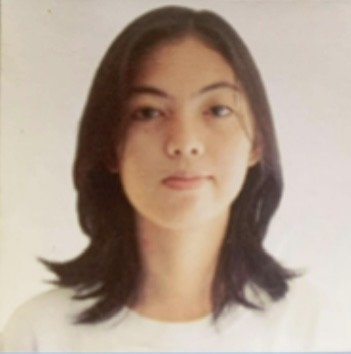
#> input picture admin/Student1.jpg, 351 x 354 px, given in place of the camera
$ python motiondetector1.py
#> lines starting #> are read from the running program, lines starting #| are printed output that depends on the picture; after the words box and inside, x2 and y2 are one past the last pixel; in counts of white or black regions, pixels touching at a corner belong together
### try/db.py
import mysql.connector

def get_connection():
    return mysql.connector.connect(
        host='localhost',
        #user='admin',
        #password='scs123',
        user='root',
        password='root',
        port=3307,
        database='motion_monitor'
    )

### schedule_provider.py
from datetime import time


# Temporary fallback while the admin dashboard/database is still being built.
# Replace this function's body with a database query once schedules are ready.
def get_class_periods_for_today(class_date):
    return [
        (time(9, 20), time(13, 0)),
        (time(14, 50), time(15, 5)),
        (time(15, 55), time(16, 30)),
        (time(16, 35), time(16, 40)),
    ]

### try/motiondetector1.py
import cv2
import sys
import os
import time as time_module
from datetime import datetime
sys.path.append('C:/Users/Norwe/Downloads/motion_project')
from db import get_connection
from schedule_provider import get_class_periods_for_today

SCHEDULE_REFRESH_SECONDS = 60
MOTION_THRESHOLD = 5000

# ── State tracking ─────────────────────────────────────────────
current_state = None

def is_class_time(now, class_periods):
    current = now.time()
    for start, end in class_periods:
        if start <= current < end:
            return True
    return False

def log_motion(room_id, status, within_schedule):
    global current_state
    if current_state == status:
        return  # no change, skip
    current_state = status

    try:
        conn = get_connection()
        cursor = conn.cursor()
        cursor.execute("""
            INSERT INTO motion_logs (room_id, status, is_within_schedule, screenshot_path)
            VALUES (%s, %s, %s, NULL)
        """, (room_id, status, within_schedule))
        conn.commit()
        cursor.close()
        conn.close()
        print(f"[{datetime.now().strftime('%H:%M:%S')}] Logged: {status} | within schedule: {within_schedule}")
    except Exception as e:
        print(f"DB log error: {e}")

# ── Camera setup ───────────────────────────────────────────────
ROOM_ID   = 1
ROOM_NAME = 'IC1001'

cap = cv2.VideoCapture(0)   # 0 = built-in, 1 = Wonder Camera
ret, prev_frame = cap.read()
#> prev_frame is the input picture: shape (354, 351, 3); mean B, G, R 145.1, 160.4, 178.6
if not ret:
    raise RuntimeError("Could not read from camera")

prev_gray = cv2.cvtColor(prev_frame, cv2.COLOR_BGR2GRAY)
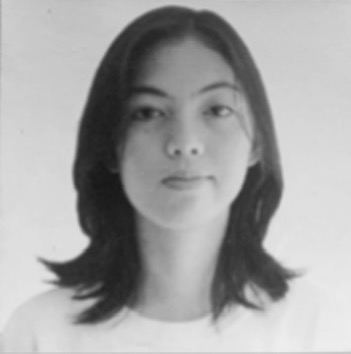
#> prev_gray: shape (354, 351); min 23, max 238, mean 164.1
prev_gray = cv2.GaussianBlur(prev_gray, (21, 21), 0)
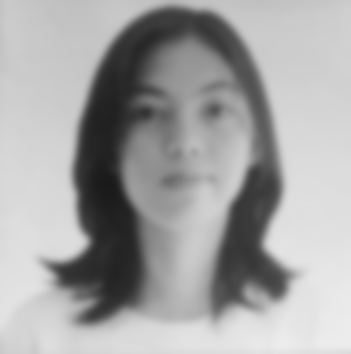
#> prev_gray: shape (354, 351); min 26, max 236, mean 164.1

last_notified      = 0
last_schedule_load = 0
current_class_periods = []

# ── Main loop ──────────────────────────────────────────────────
while True:
    ret, frame = cap.read()
    if not ret:
        break

    gray = cv2.cvtColor(frame, cv2.COLOR_BGR2GRAY)
    gray = cv2.GaussianBlur(gray, (21, 21), 0)

    diff = cv2.absdiff(prev_gray, gray)
#> diff: shape (354, 351); every value is 0
    _, thresh = cv2.threshold(diff, 25, 255, cv2.THRESH_BINARY)

    changed_pixels = cv2.countNonZero(thresh)
#> changed_pixels = 0
    motion_detected = changed_pixels > MOTION_THRESHOLD
#> motion_detected = False

    now    = datetime.now()
    now_ts = now.timestamp()

    # Refresh schedule from DB every 60 seconds
    if now_ts - last_schedule_load > SCHEDULE_REFRESH_SECONDS:
        current_class_periods = get_class_periods_for_today(now.date())
        last_schedule_load = now_ts

    within = is_class_time(now, current_class_periods)
    status = 'motion_detected' if motion_detected else 'no_motion'
#> status = 'no_motion'

    # Log to DB (state change only, no screenshot for now)
    log_motion(ROOM_ID, status, within)
#> (the call stopped at in get_connection, `return mysql.connector.connect( host='localhost', #user='admin', #pass..`: mysql is not available in this run)

    # Show on screen
    color = (0, 0, 255) if motion_detected else (0, 255, 0)
#> color = (0, 255, 0)
    label = f"MOTION ({changed_pixels}px)" if motion_detected else f"No motion ({changed_pixels}px)"
#> label = 'No motion (0px)'
    cv2.putText(frame, label, (20, 40), cv2.FONT_HERSHEY_SIMPLEX, 0.8, color, 2)
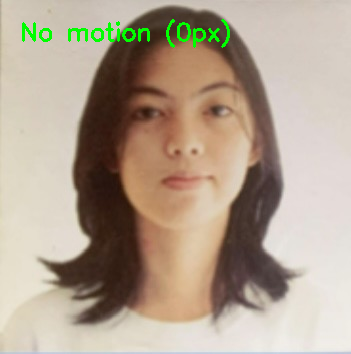
#> frame: shape (354, 351, 3); 1.11% of pixels changed, all inside (x1, y1, x2, y2) = (22, 19, 230, 48)

    if motion_detected and not within:
        if now_ts - last_notified > 10:
            print(f"[{now.strftime('%H:%M:%S')}] Movement detected during no class time")
            last_notified = now_ts

    cv2.imshow("Motion Detector", frame)
    prev_gray = gray

    if cv2.waitKey(1) == ord('q'):
#> (key q is pressed here)
        break

cap.release()
cv2.destroyAllWindows()

$ run again, on admin/Student3.jpg
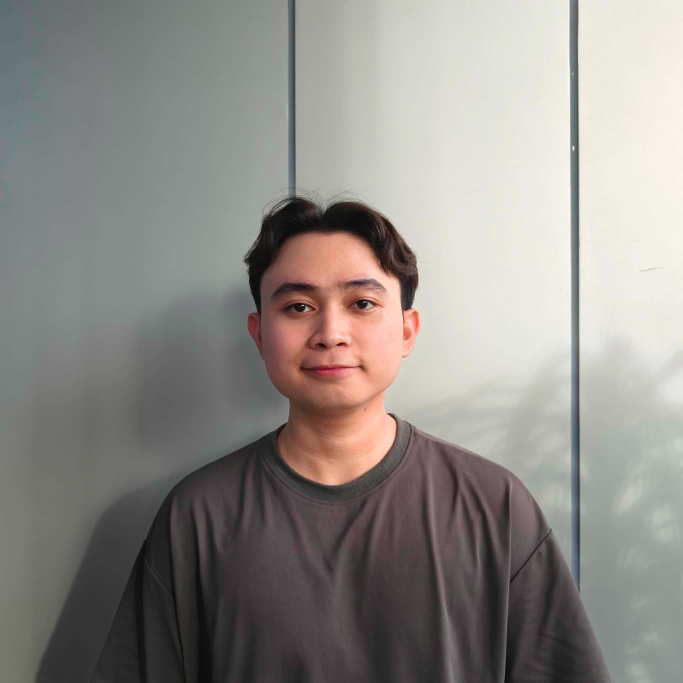
#> input picture admin/Student3.jpg, 2048 x 2048 px, given in place of the camera (shown at 1/3 size)
#> prev_frame is the input picture: shape (2048, 2048, 3); mean B, G, R 135.7, 140.3, 143.9
#> `prev_gray = cv2.cvtColor(prev_frame, cv2.COLOR_BGR2GRAY)`:
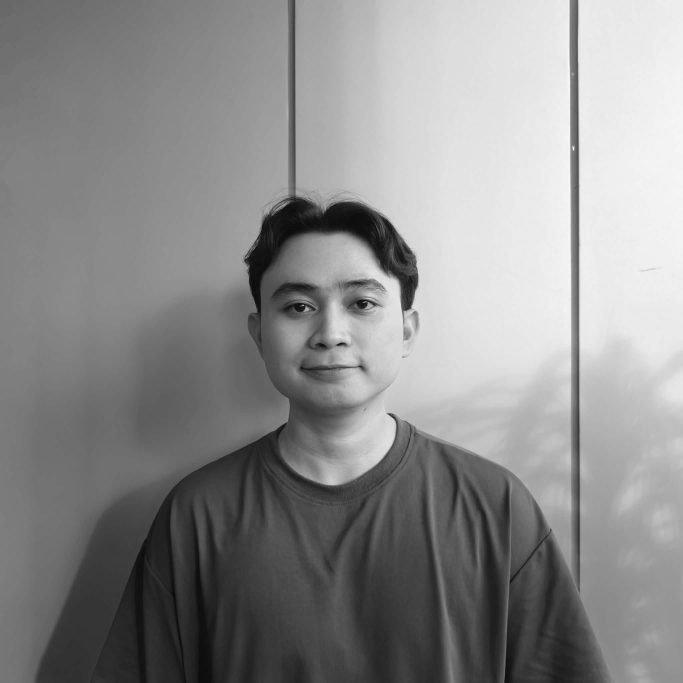
#> prev_gray: shape (2048, 2048) (shown at 1/3 size); min 0, max 255, mean 140.8
#> diff: shape (2048, 2048); every value is 0
#> changed_pixels = 0
#> motion_detected = False
#> status = 'no_motion'
#> color = (0, 255, 0)
#> label = 'No motion (0px)'

$ run again, on admin/Student4.jpg
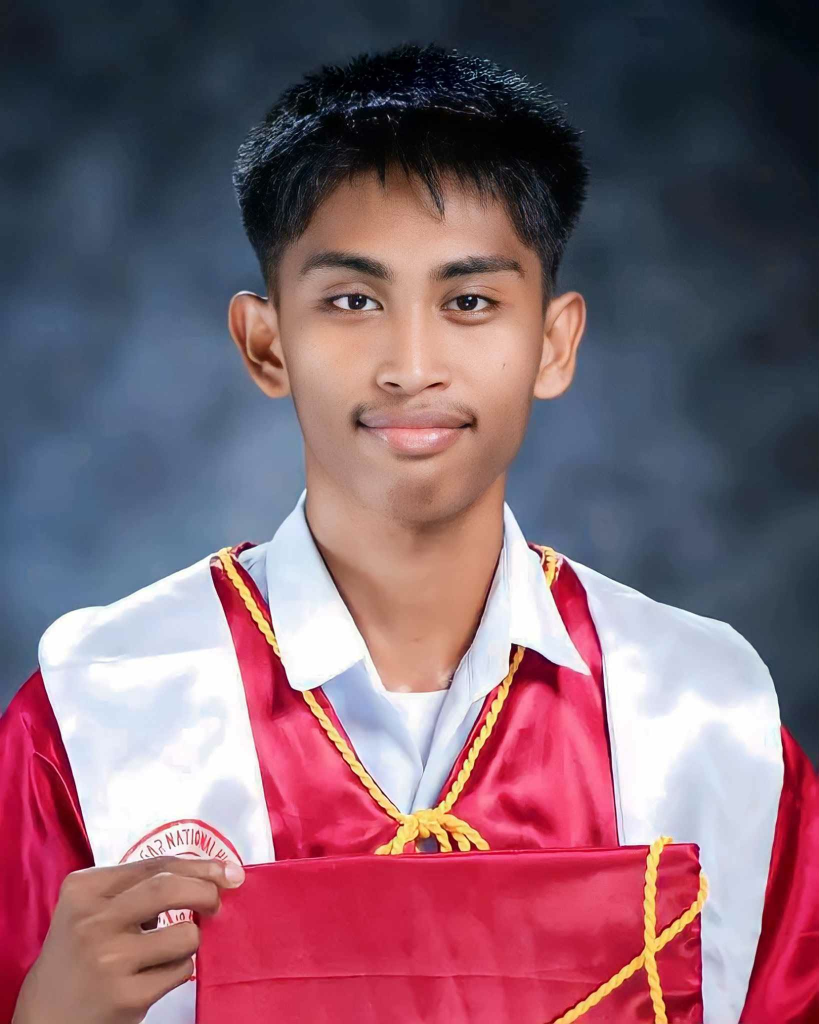
#> input picture admin/Student4.jpg, 1637 x 2048 px, given in place of the camera (shown at 1/2 size)
#> prev_frame is the input picture: shape (2048, 1637, 3); mean B, G, R 111.8, 98.3, 131.4
#> `prev_gray = cv2.cvtColor(prev_frame, cv2.COLOR_BGR2GRAY)`:
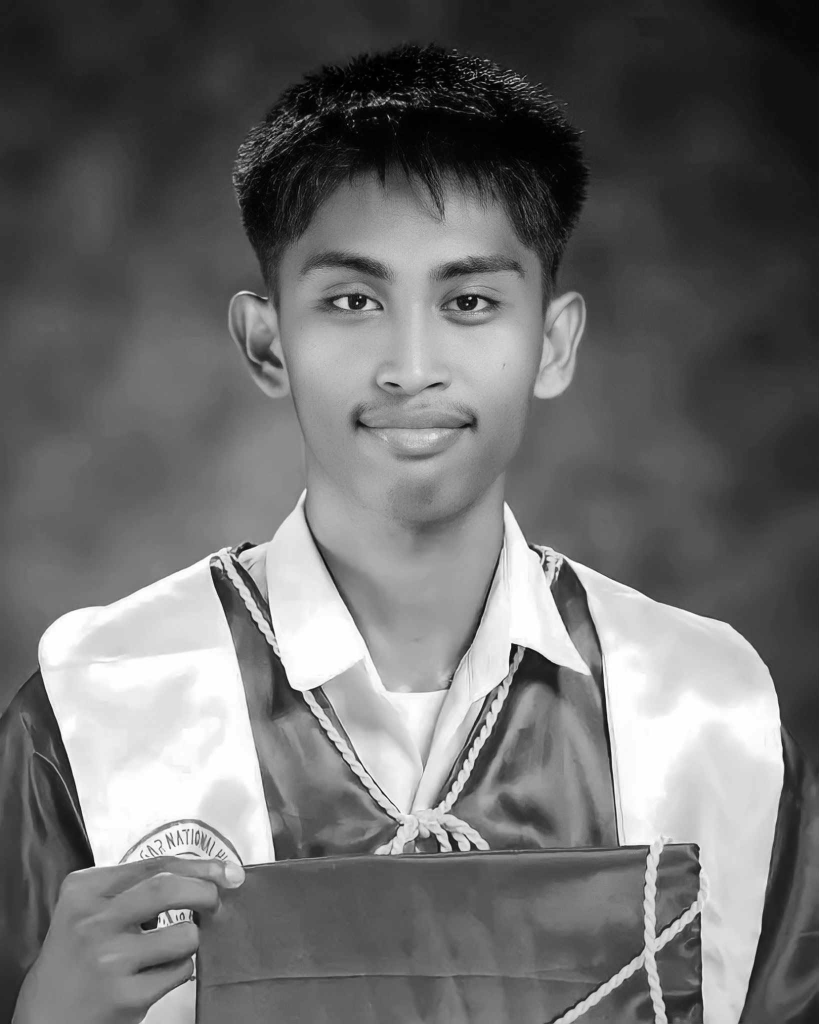
#> prev_gray: shape (2048, 1637) (shown at 1/2 size); min 0, max 255, mean 109.8
#> diff: shape (2048, 1637); every value is 0
#> changed_pixels = 0
#> motion_detected = False
#> status = 'no_motion'
#> color = (0, 255, 0)
#> label = 'No motion (0px)'
#> `cv2.putText(frame, label, (20, 40), cv2.FONT_HERSHEY_SIMPLEX, 0.8, col..`:
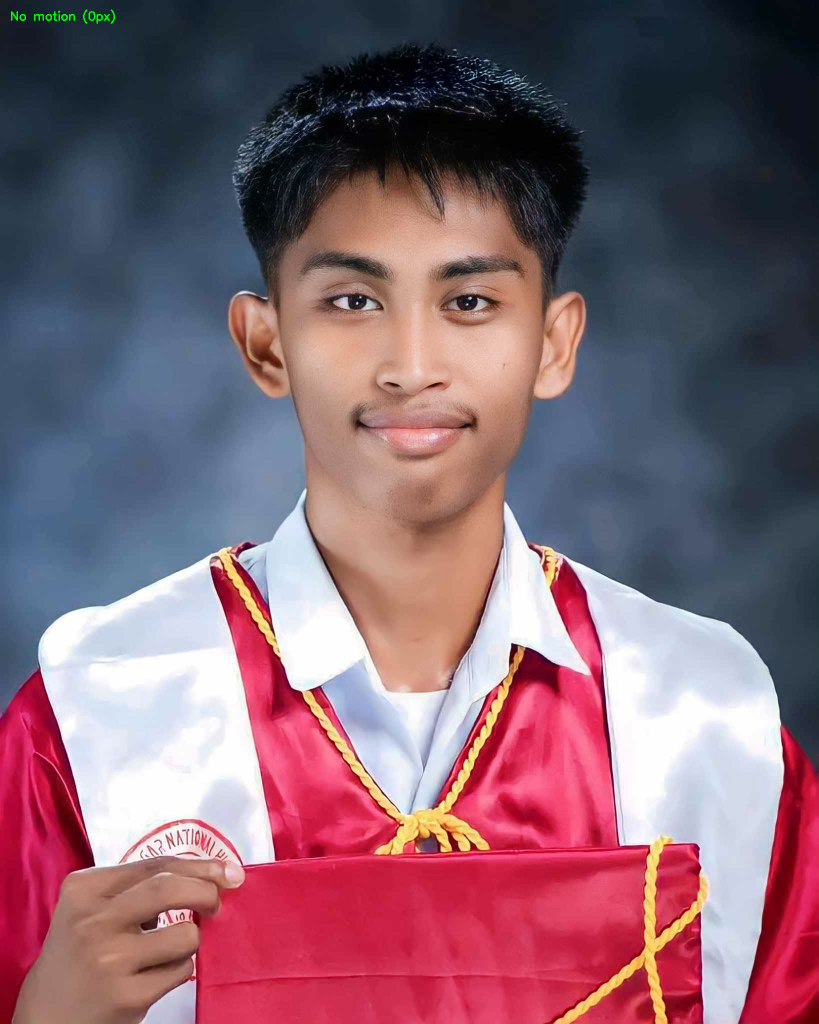
#> frame: shape (2048, 1637, 3) (shown at 1/2 size); 0.04% of pixels changed, all inside (x1, y1, x2, y2) = (22, 19, 230, 48)
